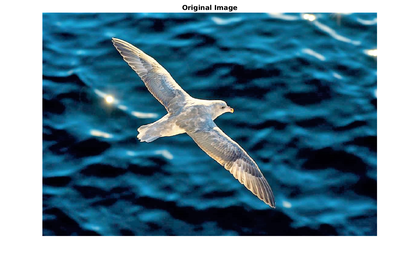
%> input picture assignment3/180050069_180050090_180070053_assignment2_segmentation/3/images/bird_original.png, 420 x 265 px, shrunk from 1437 x 905 before the run, given in place of flower.jpg, which was not available
$ octave myMainScript.m   (GNU Octave 9; MATLAB toolbox functions it lacks are replaced by stand-ins)
%> lines starting %> are read from the running program, lines starting %| are printed output that depends on the picture; in (x1, y1, x2, y2) boxes, pixels count from 0 and x2, y2 are one past the last pixel; in counts of white or black regions, pixels touching at a corner belong together; the program's own positions count from 1; pictures that were not available may be replaced by others from this repository, and a replacement may not be noted
%> further down, I is the input picture: size 265x420x3 uint8; mean R, G, B 102.2, 137.1, 154
### assignment3/180050069_180050090_180070053_assignment2_segmentation/3/code/cannyEdgeDetector.m
function [Edges] = cannyEdgeDetector(Im, hi, lo, gaussian_sigma)
%> called with hi = 0.315, lo = 0.18, gaussian_sigma = 0.7
    % obtain the mean subtracted image
    meanR = Im(:,:,1);
    meanG = Im(:,:,2);
    meanB = Im(:,:,3);
    meanR = mean(meanR(:));
%> meanR = 102.2
    meanG = mean(meanG(:));
%> meanG = 137.1
    meanB = mean(meanB(:));
%> meanB = 154
    I(:,:,1) = Im(:,:,1) - meanR;
%> I: size 265x420 uint8
    I(:,:,2) = Im(:,:,2) - meanG;
    I(:,:,3) = Im(:,:,3) - meanB;
%> I: size 265x420x3 uint8


    I = rgb2gray(I);
%> I: size 265x420 uint8
%     I = I(:,:,3);
    [r,c] = size(I);
%> r = 265; c = 420

    % apply gaussian filter
    I = imgaussfilt(I, gaussian_sigma);

    % get directional gradients
    [Gx, Gy] = imgradientxy(I);


    % compute the gradient magnitude, and thetas
    G = sqrt(power(Gx,2) + power(Gy,2));
    G = G / max(G(:));
    theta = atan2(Gy, Gx)*180/pi;

    % at the end, we want to round theta to nearest multiple of 45
    % we first add 22.5 to all angles and scale everything down by 45
    theta(theta < 0) = theta(theta < 0) + 360;
    theta = theta + 22.5;
    theta(theta >= 360) = theta(theta >= 360) - 360;
    % if greater than 180, subtract by 180 :)
    theta(theta >= 180) = theta(theta >= 180) - 180;
    theta = 45*round(theta/45);
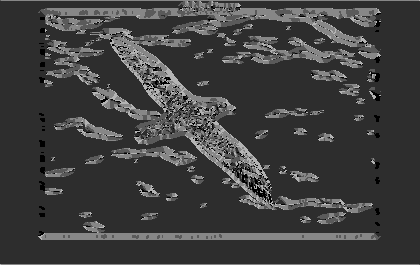
%> theta: size 265x420 double; min 0, max 180, mean 62.9

% [16 lines of commented-out code are left out]
    Edges = zeros(r,c);
    Edges(G > hi) = 1;
%> Edges: size 265x420 double; values 0 (black) and 1 (white), 5.2% white in thin lines or dots
    for iter = 1:1
        for ri = 2:r-1
            for ci = 2:c-1
                if((G(ri,ci) > lo) && (G(ri,ci) < hi))
                    Edges(ri,ci) = 0;
                    neighborhood = Edges(ri-1:ri+1,ci-1:ci+1);
                    if (sum(neighborhood(:)) > 0)
                        Edges(ri,ci) = 1;
                    end
                end
            end
        end
    end
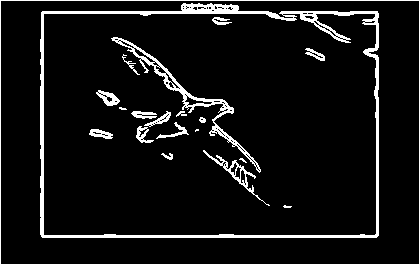
%> Edges: size 265x420 double; values 0 (black) and 1 (white), 7.9% white; 20 white regions (4 under 20 px), largest, box (x1, y1, x2, y2) and area: (40, 3, 379, 238) 4460, (0, 0, 420, 265) 1366, (111, 37, 261, 173) 1311
%> after the loop, neighborhood = [1 1 1; 1 0 0; 0 0 0]

    Edges = uint8(Edges*255);


end

### assignment3/180050069_180050090_180070053_assignment2_segmentation/3/code/getForeground.m
function [foreground,I_fore, I_back] = getForeground(edges, I)
    I_fore = I;
    I_back = I;
    % apply imfill
    [r,c] = size(edges);
    cr = floor(r/2);
%> cr = 132
    cc = floor(c/2);
%> cc = 210
    in = [cr,cc];
%> in = [132 210]
    foreground = imfill(logical(edges),[in(:)], 4);

    window_size = 18;
    for i = 1:1
        foreground = medfilt2(foreground, [window_size,window_size]);
    end

    window_size = 5;
    for i = 1:4
        foreground = medfilt2(foreground, [window_size,window_size]);
    end
%> foreground: size 265x420 logical; 0.35% white; 1 white region, box (x1, y1, x2, y2) and area: (187, 3, 230, 18) 395


    % reverse time
    temp = ~foreground;
    [r,c] = size(foreground);
    fg = zeros(r,c);
    fg(temp) = 1;
    window_size = 3;
    h = 1/window_size*ones(window_size,1);
    H = h*h';
    for iter = 1:1
        fg = filter2(H,fg);
        fg(fg > 0) = 1;
    end
%> this loop made 1 pass
%> pass 1, in getForeground, `fg = filter2(H,fg);`:
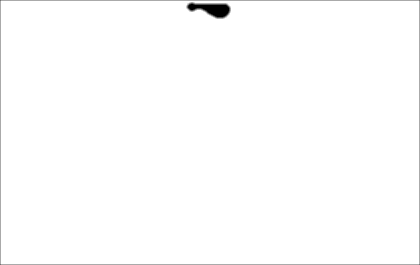
%> fg: size 265x420 double; min 0, max 1, mean 0.992
%> after the loop: fg: size 265x420 double; values 0 (black) and 1 (white), 99.7% white; 1 black region, box (x1, y1, x2, y2) and area: (189, 4, 229, 17) 279


    filter = ~(fg == 0);
    filter = ~bwareafilt(filter, 1);
    meanR = I(:,:,1);
    meanG = I(:,:,2);
    meanB = I(:,:,3);
    meanR(filter) = 0;
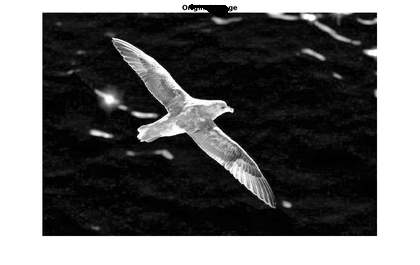
%> meanR: size 265x420 uint8; min 0, max 255, mean 101.9
    meanG(filter) = 0;
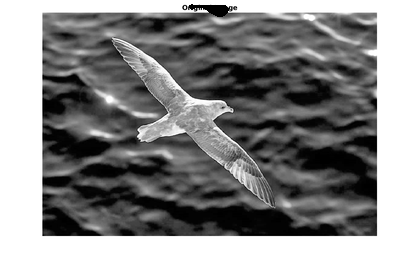
%> meanG: size 265x420 uint8; min 0, max 255, mean 136.7
    meanB(filter) = 0;
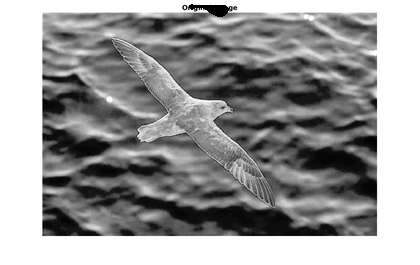
%> meanB: size 265x420 uint8; min 0, max 255, mean 153.6
    I_fore(:,:,1) = meanR;
    I_fore(:,:,2) = meanG;
    I_fore(:,:,3) = meanB;

    filter = ~filter;
    meanR = I(:,:,1);
    meanG = I(:,:,2);
    meanB = I(:,:,3);
    meanR(filter) = 0;
    meanG(filter) = 0;
    meanB(filter) = 0;
    I_back(:,:,1) = meanR;
    I_back(:,:,2) = meanG;
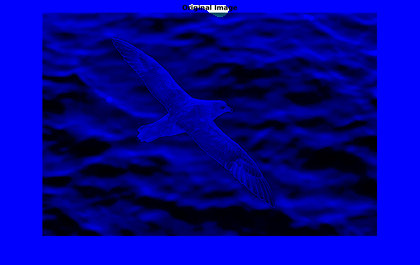
%> I_back: size 265x420x3 uint8; mean R, G, B 0.4, 0.4, 154
    I_back(:,:,3) = meanB;
    foreground = filter;
end

### assignment3/180050069_180050090_180070053_assignment2_segmentation/3/code/getRadiusMask.m
function [radii] = getRadiusMask(foreground, cutoff)
%> called with cutoff = 20
    [r,c] = size(foreground);
    radii = zeros(r,c) + cutoff;
    n_foregrounds = sum(foreground(:));
%> n_foregrounds = 111021
    foreground_coordinates = zeros(n_foregrounds, 2);


    % get foreground coordinates
    [rfc,cfc] = find(foreground);
%> rfc = 111021 values from 1 to 265; cfc = 111021 values from 1 to 420
    foreground_coordinates(:,1) = rfc;
    foreground_coordinates(:,2) = cfc;


    % isolate a rectangle around our image
    rmin = min(foreground_coordinates(:,1));
%> rmin = 1
    cmin = min(foreground_coordinates(:,2));
%> cmin = 1
    rmax = max(foreground_coordinates(:,1));
%> rmax = 265
    cmax = max(foreground_coordinates(:,2));
%> cmax = 420

    % get background coordinates
    [rfc,cfc] = find(~foreground);
%> rfc = 279 values from 5 to 17; cfc = 279 values from 190 to 229
    mask1 = (rfc >= rmin-cutoff) & (rfc <= rmax+cutoff);
%> mask1 = 279 logical values, 279 true
    mask2 = (cfc >= cmin-cutoff) & (cfc <= cmax+cutoff);
%> mask2 = 279 logical values, 279 true
    mask = mask1 & mask2;
%> mask = 279 logical values, 279 true
    rfc = rfc(mask);
%> rfc = 279 values, max 17 at index 170, min 5 at index 8, mean 9.89
    cfc = cfc(mask);


    % assign_radii
    for i = 1:length(rfc(:))
        ri = rfc(i);
        ci = cfc(i);
        a = [ri,ci];
        dist = min(sqrt(sum(power((foreground_coordinates-a),2),2)));
        radii(ri,ci) = round(dist);
    end
%> this loop made 279 passes
%> (ri, ci, dist) on passes 1 to 3: (6, 190, 1), (7, 190, 1), (8, 190, 1)

    radii(radii > cutoff) = cutoff;
    radii(foreground) = 0;

end

### assignment3/180050069_180050090_180070053_assignment2_segmentation/3/code/workOnImage.m
function workOnImage(I, name, fig, hi, lo, gaussian_sigma, cutoff)

    edges = cannyEdgeDetector(I, hi, lo, gaussian_sigma);
    [foreground, I_fore, I_back] = getForeground(edges, I);
    fig_base = (fig-1)*11;

    f = figure(fig_base+1);
    imshow(I);
    title('Original Image')
    saveas(f, sprintf('../images/%s_original.png',name));
    pause(0.2);
    savefig(sprintf('../images/figs/%s_original.fig',name));

    f = figure(fig_base+2);
    imshow(foreground);
    title('Foreground Mask')
    saveas(f, sprintf('../images/%s_mask.png',name));
    pause(0.2);
    savefig(sprintf('../images/figs/%s_mask.fig',name));

    f = figure(fig_base+3);
    imshow(I_fore);
    title('Foreground Image')
    saveas(f, sprintf('../images/%s_foreground.png',name));
    pause(0.2);
    savefig(sprintf('../images/figs/%s_foreground.fig',name));

    f = figure(fig_base+4);
    imshow(I_back);
    title('Background Image')
    saveas(f, sprintf('../images/%s_background.png',name));
    pause(0.2);
    savefig(sprintf('../images/figs/%s_background.fig',name));

    radii = getRadiusMask(foreground, cutoff);
    f = figure(fig_base+5);
    myImshow(radii, 0);
    title('Spatially Varying Radii');
    saveas(f, sprintf('../images/%s_radii.png',name));
    pause(0.2);
    savefig(sprintf('../images/figs/%s_radii.fig',name));

    % display blurring kernel
    for i = 1:5
%> this loop made 5 passes; what is shown inside it comes from the first
        f = figure(fig_base+5 + i);
        scale = 0.2 * i;
        k = getKernel(round(cutoff*scale), cutoff);
        imshow(k/max(k(:)));
        title(sprintf('%.02f*%c', scale,945));
        saveas(f, sprintf('../images/%s_kernel_%.02f.png',name,scale));
        pause(0.2);
        savefig(sprintf('../images/figs/%s_kernel_%.02f.fig',name,scale));
    end

    blurred = mySpatiallyVaryingKernel(I, radii, foreground, cutoff);
    f = figure(fig_base+11);
    imshow(blurred/max(blurred(:)));
    title('Spatially Blurred Image');
    saveas(f, sprintf('../images/%s_spatially_blurred.png',name));
    pause(0.2);
    savefig(sprintf('../images/figs/%s_spatially_blurred.fig',name));


end

### assignment3/180050069_180050090_180070053_assignment2_segmentation/3/code/getKernel.m
function [K] = getKernel(radius, cutoff)
%> called with radius = 4, cutoff = 20
    size = round(2*(radius-1) + 1);
    Kernel = zeros(size,size);
    for ri = 1:size
        for ci = 1:size
            rad_temp = sqrt((ri-radius)^2 + (ci-radius)^2);
            if rad_temp <= radius
                Kernel(ri,ci) = 1;
            end
        end
    end

    Kernel = Kernel / sum(Kernel(:));

    kernelsize = round(2*(cutoff-1) + 3);
    centre = cutoff + 1;
    K = zeros(kernelsize, kernelsize);
    K(centre-radius+1:centre+radius-1,centre-radius+1:centre+radius-1) = Kernel;
end

### assignment3/180050069_180050090_180070053_assignment2_segmentation/3/code/mySpatiallyVaryingKernel.m
function [blurred] = mySpatiallyVaryingKernel(I, radii_matrix, foreground_mask, cutoff)
%> called with cutoff = 20
    Kernels = cell([cutoff+1,1]);
    Filtered = cell([cutoff+1,1]);
    for i = 0:cutoff
        Kernels{i+1} = getKernel(i, cutoff);
    end

    [r,c,~] = size(I);


    padsize = cutoff;
    padded = double(padarray(I, [padsize,padsize], 'replicate'));
    for coi = 0:cutoff
        Filtered{coi+1} = imfilter(padded, Kernels{cutoff+1});
        Filtered{coi+1} = Filtered{coi+1}(1+padsize:r+padsize,1+padsize:c+padsize,:);
    end
%> after the loop, Filtered = 21 items

    blurred = Filtered{cutoff+1};

    for coi = 1:cutoff-1
        temp = Filtered{coi};
        mask = (radii_matrix == coi);
        blurred(mask) = temp(mask);
    end

    ImR = I(:,:,1);
    ImG = I(:,:,2);
    ImB = I(:,:,3);
    blurredR = blurred(:,:,1);
    blurredG = blurred(:,:,2);
    blurredB = blurred(:,:,3);
    blurredR(foreground_mask) = ImR(foreground_mask);
    blurredG(foreground_mask) = ImG(foreground_mask);
    blurredB(foreground_mask) = ImB(foreground_mask);
    blurred(:,:,1) = blurredR;
    blurred(:,:,2) = blurredG;
    blurred(:,:,3) = blurredB;
end

### assignment3/180050069_180050090_180070053_assignment2_segmentation/3/code/myImshow.m
function myImshow(image, gray)
%     if max(image) <= 1
%         image = uint8(floor(image*255));
%     end
    myNumOfColors = 200;
    myColorScale = [ (0:1/(myNumOfColors-1):1)' , (0:1/(myNumOfColors-1):1)', (0:1/(myNumOfColors-1):1)' ];
    if gray == 1
        imagesc (single(image));
    else
        imagesc (image);
    end
    colormap (myColorScale);
    colormap jet;
    daspect ([1 1 1]);
    axis tight;
    colorbar

end

### assignment3/180050069_180050090_180070053_assignment2_segmentation/3/code/myMainScript.m
%% MyMainScript
clear;clc;close all;
tic;
%% Your code here
I = imread('../data/flower.jpg');
hi = 0.315;
lo = 0.18;
cutoff = 20;
gaussian_sigma = 0.7;
workOnImage(I, 'flower', 1, hi, lo, gaussian_sigma, cutoff);

%> (the run ends here)
